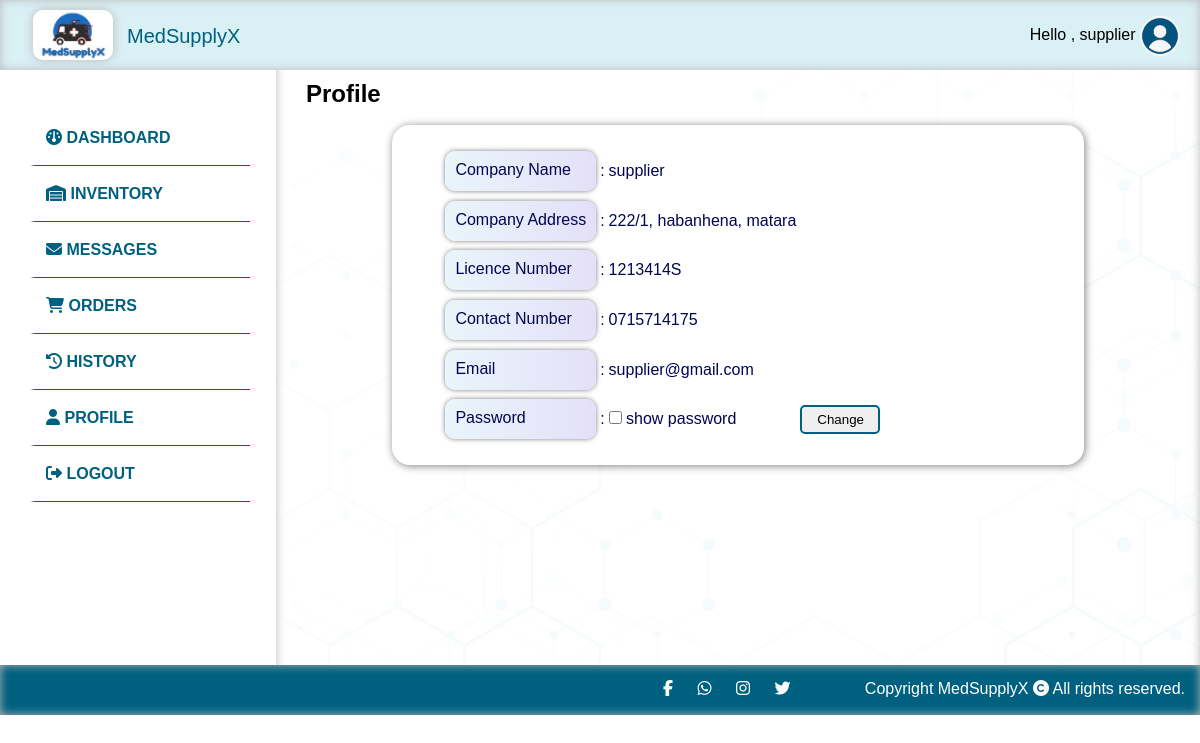
Screenshot of /suppliers/profile (signed in) with the database file from the repository.
### tables this page shows
CREATE TABLE `supplierregistration` (
  `id` int(11) NOT NULL,
  `name` varchar(100) NOT NULL,
  `address` varchar(100) NOT NULL,
  `phone` varchar(100) NOT NULL,
  `licenceno` varchar(100) NOT NULL,
  `email` varchar(100) NOT NULL,
  `password` varchar(100) NOT NULL,
  `licence` varchar(100) NOT NULL,
  `status` varchar(20) NOT NULL DEFAULT 'pending',
  `reason` varchar(255) NOT NULL
);

### app/controllers/Suppliers.php (called while the page is built, shortened)
<?php
class Suppliers extends Controller
{
    public $supplierModel;
    public function __construct()
    {
        $this->supplierModel = $this->model('Supplier');
    }
    public function profile() {
        $id = $_SESSION['USER_DATA']['id'];
        $getProfileData = $this->supplierModel->getProfileData($id);
        $data =[
        'getProfileData' => $getProfileData
        ];
        $this->view('supplier/profile', $data);
    }
}

### app/libraries/Core.php (called while the page is built, shortened)
<?php
    class Core {
        protected $currentMethod = 'index';
        public function __construct() {
            $url = $this->getUrl();
            if(isset($url[0])){
            if(file_exists('../app/controllers/' . ucwords($url[0]) . '.php')) {
                unset($url[0]);
            }
        }
            $this->currentController = new $this->currentController;
            if(isset($url[1])) {
                if(method_exists($this->currentController, $url[1])) {
                    $this->currentMethod = $url[1];
                    unset($url[1]);
                }
            }
            $this->params = $url ? array_values($url) : [];
            call_user_func_array([$this->currentController, $this->currentMethod], $this->params);
      }
       public function getUrl() {
           if(isset($_GET['url'])) {
               $url = rtrim($_GET['url'], '/');
               $url = filter_var($url, FILTER_SANITIZE_URL);
               $url = explode('/', $url);
               return $url;
           }
       }
    }
    ?>

### public/index.php (called while the page is built, shortened)
<?php
    $init = new Core;
?>

### app/libraries/Database.php (called while the page is built, shortened)
<?php
class Database {
    private $host = DB_HOST;
    private $user = DB_USER;
    private $pass = DB_PASS;
    private $dbname= DB_NAME;
    private $dbh;
    private $stmt;
    public function __construct(){
        $dsn = 'mysql:host=' . $this->host . ';dbname=' . $this->dbname;
        $options = array(
            PDO::ATTR_PERSISTENT => true,
            PDO::ATTR_ERRMODE => PDO::ERRMODE_EXCEPTION
        );
        try{
            $this->dbh = new PDO($dsn, $this->user, $this->pass, $options);
        } catch(PDOException $e){
            $this->error = $e->getMessage();
            echo $this->error;
        }
    }
    public function query($sql){
        $this->stmt = $this->dbh->prepare($sql);
    }
    public function bind($param, $value, $type = null){
        if(is_null($type)){
            switch(true){
                case is_int($value):
                    $type = PDO::PARAM_INT;
                    break;
            }
        }
        $this->stmt->bindValue($param, $value, $type);
    }
    public function execute(){
        return $this->stmt->execute();
    }
    public function single(){
        $this->execute();
        return $this->stmt->fetch(PDO::FETCH_OBJ);
    }
}

### app/models/Supplier.php (called while the page is built, shortened)
<?php
class Supplier
{
    private $db;
    public function __construct()
    {
        $this->db = new Database;
    }
    public function getProfileData($id)
    {
        $this->db->query('SELECT * FROM supplierregistration WHERE id = (SELECT userId FROM users WHERE id = :id)');
        $this->db->bind(':id', $id);
        $row = $this->db->single();
        return $row;
    }
}

### app/views/supplier/profile.php (the view, shortened to what this page needs)
<!DOCTYPE html>
<html lang="en">
<head>
<link rel="stylesheet" href="<?php echo URLROOT ?>/public/css/style.css">
</head>
<body>
<?php require APPROOT . '/views/inc/header.php'; ?>
<?php require APPROOT . '/views/inc/supplier_sidebar.php'; ?>
<div class="content">
<div class="anim">
<h2> Profile </h2>
</div>
<div class="anim">
    <div class="profilebox">
        <div class="profilecard">
            <div class="card-body">
                <table>
                    <?php $getProfileData = $data['getProfileData']; ?>
                        <tr>
                        <div class="anim">
                            <td> <p class="profdetails"> Company Name </p> </td> </div>
                            <td>:</td>
                            <td> <?php echo $getProfileData->name; ?> </td>
                        </tr>
                        <tr>
                            <td> <p class="profdetails"> Company Address </p> </td>
                            <td>:</td>
                            <td> <?php echo $getProfileData->address; ?> </td>
                        </tr>
                        <tr>
                            <td> <p class="profdetails">Licence Number </p> </td>
                            <td>:</td>
                            <td> <?php echo $getProfileData->licenceno; ?> </td>
                        </tr>
                        <tr>
                            <td> <p class="profdetails"> Contact Number </p>  </td>
                            <td> : </td>
                            <td> <?php echo $getProfileData->phone; ?></td>
                        </tr>
                        <tr>
                            <td> <p class="profdetails"> Email </p> </td>
                            <td>:</td>
                            <td> <?php echo $getProfileData->email; ?> </td>
                        </tr>
                        <tr>
                            <td> <p class="profdetails"> Password </p> </td>
                            <td> : </td>
                            <td> <p id="password" style="display:none;"><?php echo $getProfileData->password; ?></p>  <input type="checkbox" onclick="showPassword()"> show password </td>
                            <td>
                            <a href="<?php echo URLROOT; ?>/suppliers/editprofile">
                            <button class="addBtn"> Change </button> </td>
                        </tr>
                </table>
            </div>
        </div>
</div>
</div>
</div>
</div>
<?php require APPROOT . '/views/inc/footer.php'; ?>
</body>
</html>

### public/css/style.css (style rules this page uses)
* { box-sizing: border-box; margin: 0; }
body { font-family:Arial, Helvetica, sans-serif; min-height: 100vh; }
.content { background: rgb(255,255,255); background: linear-gradient(90deg, rgba(255,255,255,1) 0%, rgb(235, 252, 255) 100%); padding: 30px; flex: 1; margin-top: 50px; background-repeat: no-repeat; background-size: cover; box-shadow: 0px 10px 10px rgb(185, 185, 185) inset; background-image: url(../img/background.png); }
.anim { animation: 2s anim-lineUp ease-out; }
.profilebox { margin-top: 2%; margin-left: 10%; width: 80%; }
.profilebox .profilecard { background-color: #fff; border-radius: 18px; box-shadow: 1px 1px 8px 0 grey; height: auto; margin-bottom: 20px; padding: 20px 0 20px 50px; }
.profilebox .profilecard table { color:#020551; border: none; font-size: 16px; height: 300px; }
.addBtn { border: 2px solid #00607F; padding: 5px 15px; cursor: pointer; border-radius: 5px; width: 80px; display:inline-block; }
.profdetails { background: linear-gradient(to right, #e9f5fa 0%, #e4e0f9 100%); border-radius: 10px; height:40px; padding:10px 10px; box-shadow: 0px 0px 5px 0px #7b7b7b; }

### rows the page displays
supplierregistration: name "supplier", address "222/1, habanhena, matara", licenceno "1213414S", phone "0715714175", email "supplier@gmail.com"

### other values shown
$_SESSION['USER_DATA']['name'] "supplier"
